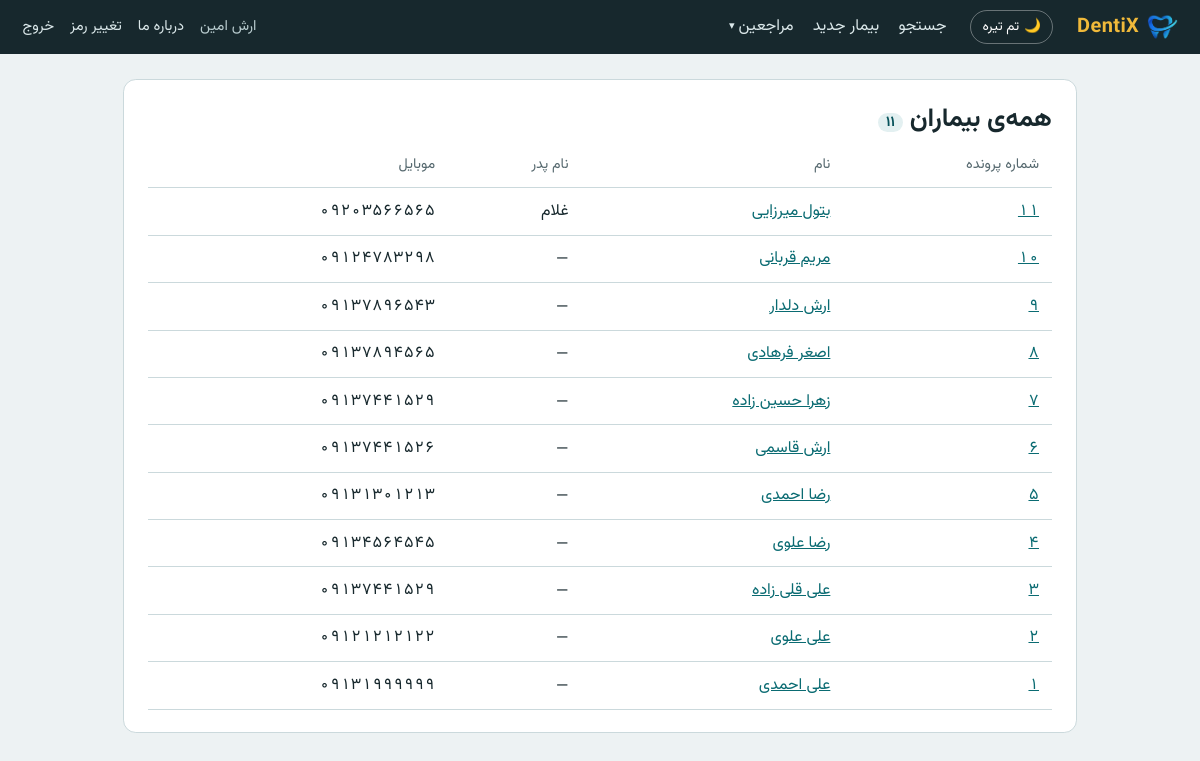
Before: /patients/all/ (signed in) with the older database file.
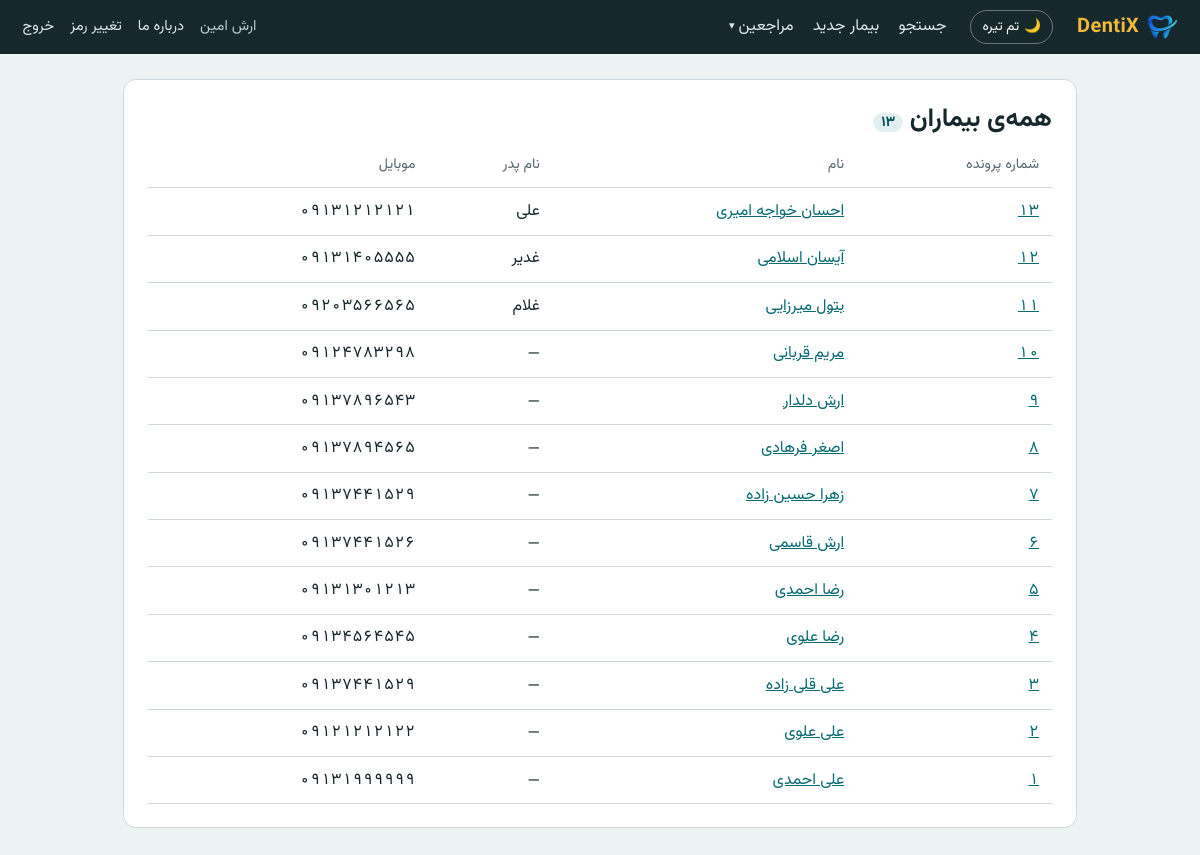
After: the same page with the newer database file.
### patients/models.py (models this page shows, shortened)
class Patient(models.Model):
    MEDICAL_CONDITIONS = [
        ("hepatitis", "هپاتیت"),
        ("high_blood_pressure", "فشارخون"),
        ("prolonged_bleeding", "خونریزی طولانی"),
        ("rheumatic_fever", "تب روماتیسمی"),
        ("liver_disorder", "اختلال کبدی"),
        ("seizure", "تشنج"),
        ("hiv", "ایدز"),
        ("pregnancy", "حاملگی"),
        ("miscarriage_history", "سابقه سقط"),
        ("diabetes", "دیابت"),
        ("allergy", "آلرژی"),
        ("heart_disease", "بیماری قلبی"),
        ("drug_sensitivity", "حساسیت دارویی"),
        ("surgery_history", "سابقه عمل جراحی"),
        ("cancer", "سرطان"),
        ("medication_use", "مصرف دارو"),
    ]
    _MEDICAL_LABELS = dict(MEDICAL_CONDITIONS)
    file_number = models.PositiveIntegerField("شماره پرونده", unique=True, editable=False)
    first_name = models.CharField("نام", max_length=60)
    last_name = models.CharField("نام خانوادگی", max_length=80)
    father_name = models.CharField("نام پدر", max_length=60, blank=True)
    national_id = models.CharField("کدملی", max_length=20, unique=True)
    mobile = models.CharField("موبایل", max_length=11)
    birth_date = models.DateField("تاریخ تولد", null=True, blank=True)
    address = models.TextField("آدرس", blank=True)
    file_location = models.CharField(
        "محل نگهداری پرونده", max_length=100, blank=True,
        help_text="مثلاً: قفسه ۳، ردیف ۲",
    )
    photo = models.ImageField("عکس بیمار", upload_to="patient_avatars/%Y/%m/", blank=True, null=True)
    medical_conditions = models.CharField("بیماری‌های خاص", max_length=255, blank=True, default="")
    hospitalization_history = models.CharField("سابقه بستری در بیمارستان", max_length=200, blank=True)
    hospitalization_reason = models.CharField("علت بستری", max_length=200, blank=True)
    other_conditions = models.CharField("سایر بیماری‌ها", max_length=300, blank=True)
    notes = models.TextField("توضیحات", blank=True)
    search_name = models.CharField(max_length=200, editable=False, db_index=True, default="")
    created_at = models.DateTimeField("تاریخ ثبت", auto_now_add=True)
    updated_at = models.DateTimeField(auto_now=True)
    created_by = models.ForeignKey(
        settings.AUTH_USER_MODEL, null=True, blank=True, editable=False,
        on_delete=models.SET_NULL, related_name="+", verbose_name="ثبت‌کننده",
    )
    class Meta:
        verbose_name = "بیمار"
        verbose_name_plural = "بیماران"
        ordering = ["-file_number"]
    @property
    def full_name(self):
        return f"{self.first_name} {self.last_name}".strip()

### patients/views.py (the view)
# urls.py: path("patients/all/", views.patients_all, name="patients_all"),
@access("patients.view_patient")
def patients_all(request):
    qs = Patient.objects.all().order_by("-file_number")
    paginator = Paginator(qs, 50)
    page = paginator.get_page(request.GET.get("page"))
    return render(request, "patients/patients_all.html", {"page": page, "total": paginator.count})

### patients/context_processors.py (called while the page is built)
def site_credit(request):
    return {
        "site_developer_name": credit.DEVELOPER_NAME,
        "site_developer_phone": credit.DEVELOPER_PHONE,
        "site_developer_email": credit.DEVELOPER_EMAIL,
    }

### patients/templatetags/fa.py (called while the page is built)
@register.filter
def fa_digits(value):
    if value is None:
        return ""
    return to_fa_digits(value)

@register.filter
def file_no(value):
    try:
        return to_fa_digits(f"{int(value)}")
    except (TypeError, ValueError):
        return ""

### patients/utils.py (called while the page is built)
def to_fa_digits(value):
    return str(value).translate(_TO_FA)

### templates/patients/patients_all.html (shortened to what this page needs)
{% extends "base.html" %}
{% load fa %}
{% block content %}
<section class="card">
  <h1>همه‌ی بیماران <span class="badge">{{ total|fa_digits }}</span></h1>
  {% if page.object_list %}
    <div class="table-wrap">
    <table class="data">
      <thead><tr><th class="num-head">شماره پرونده</th><th>نام</th><th>نام پدر</th><th class="num-head">موبایل</th></tr></thead>
      <tbody>
        {% for p in page.object_list %}
        <tr>
          <td class="num"><a href="{% url 'patient_detail' p.pk %}">{{ p.file_number|file_no }}</a></td>
          <td><a href="{% url 'patient_detail' p.pk %}">{{ p.full_name }}</a></td>
          <td>{{ p.father_name|default:"—" }}</td>
          <td class="num">{{ p.mobile|fa_digits }}</td>
        </tr>
        {% endfor %}
      </tbody>
    </table>
    </div>
  {% else %}
    <p class="empty-inline">هنوز هیچ بیماری ثبت نشده است.</p>
  {% endif %}
</section>
{% endblock %}

### templates/base.html (shortened to what this page needs)
{% load static %}<!doctype html>
<html lang="fa" dir="rtl">
<head>
  <link rel="stylesheet" href="{% static 'css/app.css' %}">
</head>
<body>
  <header class="topbar">
    <a class="brand" href="{% url 'home' %}">
      <img src="{% static 'img/logo-icon.png' %}" alt="" class="brand-logo">
      <span dir="ltr">DentiX</span>
    </a>
    <button type="button" class="theme-toggle" id="theme-toggle" aria-pressed="false">
      <span class="theme-toggle-icon" aria-hidden="true">🌙</span>
      <span class="theme-toggle-label">تم تیره</span>
    </button>
    {% if user.is_authenticated %}
      <nav class="nav" aria-label="منوی اصلی">
        <a href="{% url 'search' %}">جستجو</a>
        {% if perms.patients.add_patient %}<a href="{% url 'patient_create' %}">بیمار جدید</a>{% endif %}
        {% if perms.patients.view_visit %}
        <details class="nav-dropdown">
          <summary>مراجعین</summary>
        </details>
        {% endif %}
      </nav>
      <div class="who">
        <span>{{ user.get_full_name|default:user.username }}</span>
        <a href="{% url 'about' %}">درباره ما</a>
        <a href="{% url 'password_change' %}">تغییر رمز</a>
        <form method="post" action="{% url 'logout' %}">{% csrf_token %}<button type="submit" class="link">خروج</button></form>
      </div>
    {% endif %}
  </header>
  <main class="page {% block page_class %}{% endblock %}">
    {% block content %}{% endblock %}
  </main>
</body>
</html>

### static/css/app.css (style rules this page uses)
:root { --bg: #edf2f3; --surface: #ffffff; --ink: #17282d; --header-bg: #17282d; --muted: #56696f; --line: #cbd9dc; --teal: #0a6b72; --teal-dark: #06525a; --teal-tint: #e3f0f1; --tab: #f0b93a; --tab-ink: #2b2100; --tab-tint: #fff3d1; --danger: #b0342b; --ok: #1d6f49; }
* { box-sizing: border-box; }
html { font-size: 16px; }
body { margin: 0; background: var(--bg); color: var(--ink); font-family: "Vazirmatn", Tahoma, "Segoe UI", sans-serif; line-height: 1.7; }
a { color: var(--teal); }
h1, h2 { line-height: 1.35; margin: 0 0 .4rem; }
h1 { font-size: 1.6rem; }
.num { direction: ltr; text-align: right; font-variant-numeric: tabular-nums; white-space: nowrap; }
.num-head { text-align: right; white-space: nowrap; }
.topbar { display: flex; align-items: center; gap: 1.5rem; flex-wrap: wrap; padding: .6rem 1.4rem; background: var(--header-bg); color: #fff; }
.brand { font-weight: 700; font-size: 1.25rem; letter-spacing: .02em; color: var(--tab); text-decoration: none; display: inline-flex; align-items: center; gap: .5rem; }
.brand-logo { width: 1.9rem; height: 1.9rem; object-fit: contain; }
.nav { display: flex; gap: 1.2rem; flex: 1; flex-wrap: wrap; }
.nav a, .who a { color: #dbe8ea; text-decoration: none; }
.who { display: flex; align-items: center; gap: 1rem; color: #b8cbce; font-size: .92rem; }
.who form { margin: 0; }
button.link { background: none; border: 0; padding: 0; font: inherit; cursor: pointer; color: #dbe8ea; }
.page { max-width: 62rem; margin: 0 auto; padding: 1.6rem 1.2rem 3rem; }
.card { background: var(--surface); border: 1px solid var(--line); border-radius: .8rem; padding: 1.4rem 1.5rem; margin-bottom: 1.2rem; }
.badge { display: inline-block; min-width: 1.6rem; padding: 0 .5rem; text-align: center; background: var(--teal-tint); color: var(--teal-dark); border-radius: 1rem; font-size: .9rem; font-weight: 700; }
.table-wrap { overflow-x: auto; }
table.data { width: 100%; border-collapse: collapse; }
.data th, .data td { padding: .6rem .8rem; text-align: start; border-bottom: 1px solid var(--line); vertical-align: top; }
.data th.num-head, .data td.num { text-align: right; direction: ltr; white-space: nowrap; }
.data th { color: var(--muted); font-weight: 400; font-size: .9rem; }
.nav-dropdown { position: relative; display: inline-block; }
.nav-dropdown summary { cursor: pointer; list-style: none; color: #dbe8ea; display: inline-flex; align-items: center; gap: .25rem; }
.nav-dropdown summary::after { content: "▾"; font-size: .7em; }
.theme-toggle { background: none; border: 1px solid rgba(255,255,255,.35); color: inherit; border-radius: 999px; padding: .3rem .7rem; font: inherit; font-size: .85rem; cursor: pointer; display: inline-flex; align-items: center; gap: .3rem; }

Changed rows visible on the page:
added Patient: file_number|file_no "۱۳", full_name "احسان خواجه امیری", father_name "علی", mobile|fa_digits "۰۹۱۳۱۲۱۲۱۲۱"
added Patient: file_number|file_no "۱۲", full_name "آیسان اسلامی", father_name "غدیر", mobile|fa_digits "۰۹۱۳۱۴۰۵۵۵۵"
Other visible differences:
{{ total|fa_digits }}: "۱۱" → "۱۳"
